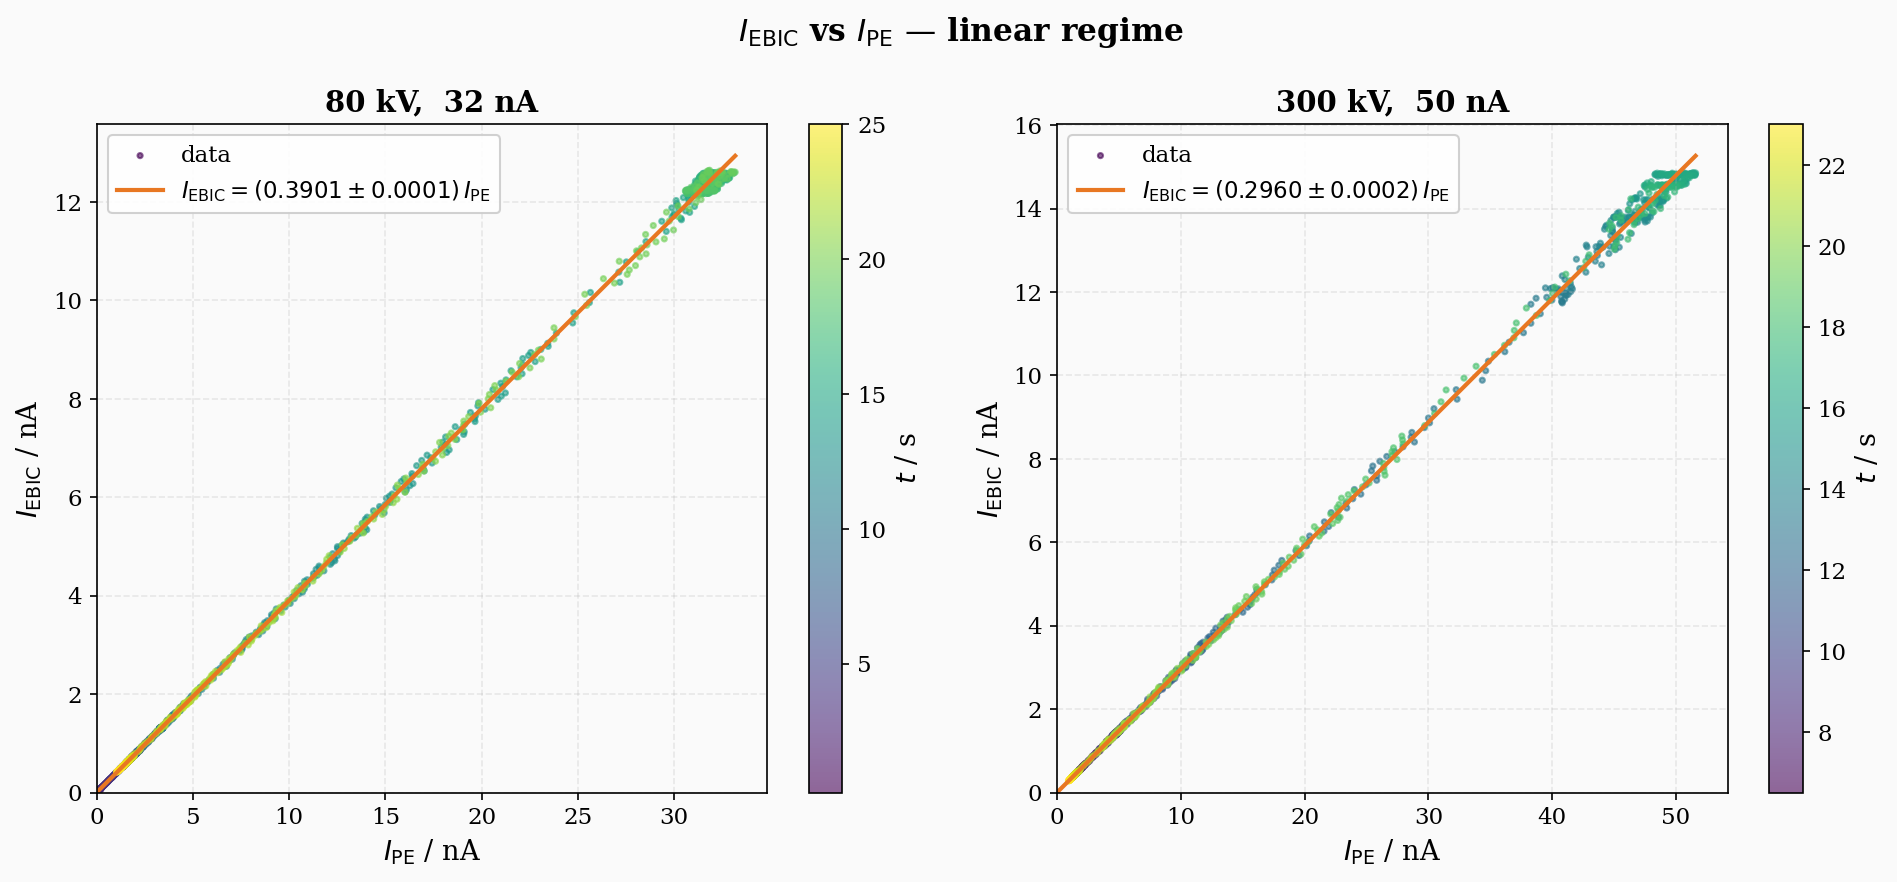

Reproduce this figure in Python.
"""
Side-by-side scatter comparison: I_EBIC vs I_PE for 80 kV and 300 kV.
Output: plot_linear_comparison.png
"""
import pathlib
import numpy as np
import pandas as pd
import matplotlib.pyplot as plt
from style import RC, C_PE, C_SE, C_SE2, FACECOLOR

HERE = pathlib.Path(__file__).parent
plt.rcParams.update(RC)


def load_and_fit(path):
    df = pd.read_csv(path)
    df.columns = df.columns.str.strip()
    df = df.dropna()
    x = df["I_P/nA"].values
    y = df["I_se/nA"].values
    eta = np.dot(x, y) / np.dot(x, x)
    residuals = y - eta * x
    n = len(x)
    sigma_eta = np.sqrt((residuals**2).sum() / (n - 1)) / np.sqrt(np.dot(x, x))
    return df, x, y, eta, sigma_eta


df80,  x80,  y80,  eta80,  sig80  = load_and_fit(HERE / "Linear_80_2025.csv")
df300, x300, y300, eta300, sig300 = load_and_fit(HERE / "Linear_300_2025.csv")

fig, (ax1, ax2) = plt.subplots(1, 2, figsize=(13, 6))
fig.patch.set_facecolor(FACECOLOR)

datasets = [
    (ax1, df80,  x80,  y80,  eta80,  sig80,  C_SE,  "80 kV,  32 nA"),
    (ax2, df300, x300, y300, eta300, sig300, C_SE2, "300 kV,  50 nA"),
]

for ax, df, x, y, eta, sigma_eta, c_ebic, title in datasets:
    ax.set_facecolor(FACECOLOR)
    sc = ax.scatter(x, y, c=df["T/s"].values, cmap="viridis",
                    s=6, alpha=0.6, label="data")
    fig.colorbar(sc, ax=ax, label=r"$t$ / s")
    x_fit = np.array([0, x.max()])
    ax.plot(x_fit, eta * x_fit, color=C_PE, lw=2,
            label=rf"$I_\mathrm{{EBIC}} = ({eta:.4f} \pm {sigma_eta:.4f})\, I_\mathrm{{PE}}$")
    ax.set_xlim(left=0)
    ax.set_ylim(bottom=0)
    ax.set_xlabel(r"$I_\mathrm{PE}$ / nA")
    ax.set_ylabel(r"$I_\mathrm{EBIC}$ / nA")
    ax.set_title(title, fontweight="bold")
    ax.legend(framealpha=0.9)
    ax.grid(alpha=0.25, linestyle="--")

fig.suptitle(r"$I_\mathrm{EBIC}$ vs $I_\mathrm{PE}$ — linear regime",
             fontsize=15, fontweight="bold")
fig.tight_layout()
fig.savefig(HERE / "plot_linear_comparison.png")
plt.close(fig)
print("Saved plot_linear_comparison.png")
